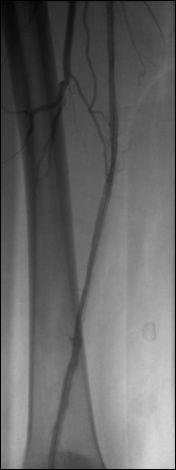
%> input picture S2_07052025/live.jpg, 176 x 470 px
$ octave Ex2_6.m   (GNU Octave 9; MATLAB toolbox functions it lacks are replaced by stand-ins)
%> lines starting %> are read from the running program, lines starting %| are printed output that depends on the picture
% Subtracting two image
clear, clc, close all;
%%%%%%%%%%%%%%%%%%%%%%%%%%%%%%%%%%%
pkg load image; %load image package in Octave

%Load test image
live = im2double(imread('live.jpg'));
%> live: size 470x176 double; min 0, max 0.855, mean 0.398
mask = im2double(imread('mask.jpg'));
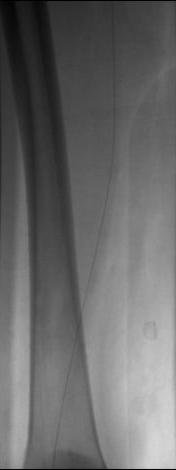
%> input picture S2_07052025/mask.jpg, 176 x 470 px
%> mask: size 470x176 double; min 0, max 0.843, mean 0.41

dif_Img = imsubtract(live, mask) .^ 0.5;

%plot image
FS = 15
figure, clf;

subplot(1, 3, 1), imshow(live, [0, 1]), title('Live Image', "fontsize", FS);
subplot(1, 3, 2), imshow(mask, [0, 1]), title('Mask Image', "fontsize", FS);
subplot(1, 3, 3), imshow(dif_Img, [0, 1]), title('Different Image', "fontsize", FS);
%> after `imshow(dif_Img, [0, 1])`:
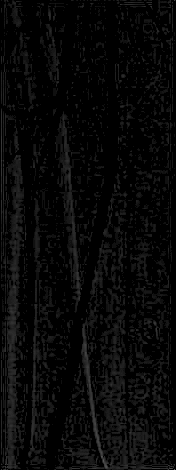
%> displayed picture: size 470x176, on the screen's scale of 0 to 255; min 0, max 100, mean 8.1

saveas(gcf, 'live_mask.jpg');
